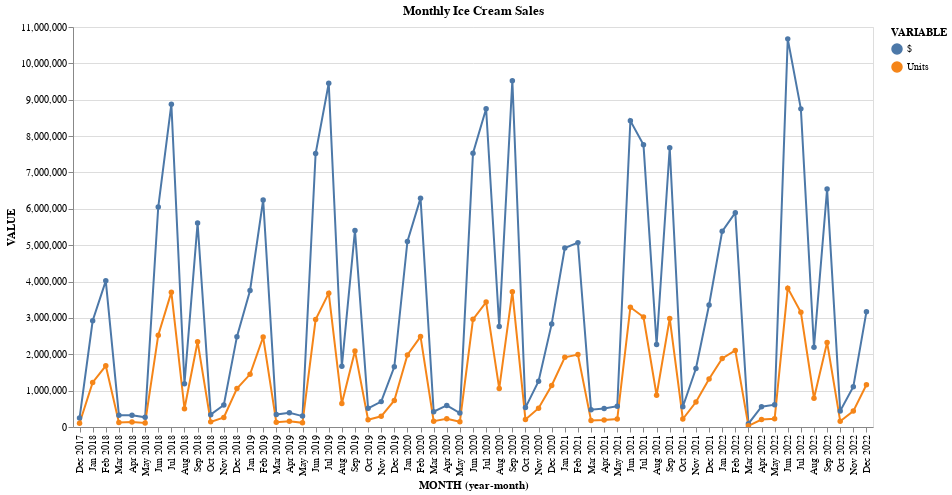

Write notebook code for a chart like this one.
### Code cell
def multiple_line_plot(df, title='Chart', date='date', width=800, height=400):
    """Transforms the dataframe by grouping by month and year and aggregating the numerical values. Then it plots that dataframe to see the monthly values.

    Args:
        df (pandas DataFrame): Data
        title (str, optional): Title of your plot. Defaults to 'Chart'.
        date (str, optional): Date column in your data. Defaults to 'date'.
        width (int, optional): Width of your plot. Defaults to 800.

    Returns:
        altair Chart: Plot of the monthly revenue
    """
    df[date] = pd.to_datetime(df[date])
    sum_of_revenue = df.groupby(by=df[date].dt.strftime('%Y %B')).sum(numeric_only=True).reset_index(drop=False)
    sum_of_revenue[date] = pd.to_datetime(sum_of_revenue[date]).sort_values().reset_index(drop=True)
    sum_of_revenue = sum_of_revenue.rename(columns={date: 'MONTH'})
    df_melt = sum_of_revenue.melt(id_vars='MONTH', var_name='VARIABLE', value_name='VALUE')

    return alt.Chart(df_melt).mark_line(
        color='lightblue',
        point=alt.OverlayMarkDef(color='darkblue'),
        width=30).encode(
            x=alt.X('MONTH:O', timeUnit='yearmonth', axis=alt.Axis(labelAngle=-90)),
            y='VALUE',
            color='VARIABLE'
            ).properties(title=title, width=width, height=height).interactive()

multiple_line_plot(df, title='Monthly Ice Cream Sales', date='Periods', width=800, height=400)

### Figure 1 — Vega-Lite specification as saved in the notebook (floating-point values rounded to 4 significant figures)
{"config": {"view": {"continuousWidth": 400, "continuousHeight": 300}}, "data": {"name": "data-c722e4fca9bf073127c85f6841f471f9"}, "mark": {"type": "line", "color": "lightblue", "point": {"color": "darkblue"}, "width": 30}, "encoding": {"color": {"field": "VARIABLE", "type": "nominal"}, "x": {"axis": {"labelAngle": -90}, "field": "MONTH", "timeUnit": "yearmonth", "type": "ordinal"}, "y": {"field": "VALUE", "type": "quantitative"}}, "height": 400, "selection": {"selector006": {"type": "interval", "bind": "scales", "encodings": ["x", "y"]}}, "title": "Monthly Ice Cream Sales", "width": 800, "$schema": "https://vega.github.io/schema/vega-lite/v4.17.0.json", "datasets": {"data-c722e4fca9bf073127c85f6841f471f9": [{"MONTH": "2017-12-01T00:00:00", "VARIABLE": "$", "VALUE": 246100.0}, {"MONTH": "2018-01-01T00:00:00", "VARIABLE": "$", "VALUE": 2921000.0}, {"MONTH": "2018-02-01T00:00:00", "VARIABLE": "$", "VALUE": 4020000.0}, {"MONTH": "2018-03-01T00:00:00", "VARIABLE": "$", "VALUE": 325800.0}, {"MONTH": "2018-04-01T00:00:00", "VARIABLE": "$", "VALUE": 322000.0}, {"MONTH": "2018-05-01T00:00:00", "VARIABLE": "$", "VALUE": 265100.0}, {"MONTH": "2018-06-01T00:00:00", "VARIABLE": "$", "VALUE": 6049000.0}, {"MONTH": "2018-07-01T00:00:00", "VARIABLE": "$", "VALUE": 8876000.0}, {"MONTH": "2018-08-01T00:00:00", "VARIABLE": "$", "VALUE": 1189000.0}, {"MONTH": "2018-09-01T00:00:00", "VARIABLE": "$", "VALUE": 5609000.0}, {"MONTH": "2018-10-01T00:00:00", "VARIABLE": "$", "VALUE": 339500.0}, {"MONTH": "2018-11-01T00:00:00", "VARIABLE": "$", "VALUE": 604600.0}, {"MONTH": "2018-12-01T00:00:00", "VARIABLE": "$", "VALUE": 2484000.0}, {"MONTH": "2019-01-01T00:00:00", "VARIABLE": "$", "VALUE": 3756000.0}, {"MONTH": "2019-02-01T00:00:00", "VARIABLE": "$", "VALUE": 6244000.0}, {"MONTH": "2019-03-01T00:00:00", "VARIABLE": "$", "VALUE": 342400.0}, {"MONTH": "2019-04-01T00:00:00", "VARIABLE": "$", "VALUE": 392000.0}, {"MONTH": "2019-05-01T00:00:00", "VARIABLE": "$", "VALUE": 299800.0}, {"MONTH": "2019-06-01T00:00:00", "VARIABLE": "$", "VALUE": 7521000.0}, {"MONTH": "2019-07-01T00:00:00", "VARIABLE": "$", "VALUE": 9452000.0}, {"MONTH": "2019-08-01T00:00:00", "VARIABLE": "$", "VALUE": 1669000.0}, {"MONTH": "2019-09-01T00:00:00", "VARIABLE": "$", "VALUE": 5407000.0}, {"MONTH": "2019-10-01T00:00:00", "VARIABLE": "$", "VALUE": 513400.0}, {"MONTH": "2019-11-01T00:00:00", "VARIABLE": "$", "VALUE": 698100.0}, {"MONTH": "2019-12-01T00:00:00", "VARIABLE": "$", "VALUE": 1656000.0}, {"MONTH": "2020-01-01T00:00:00", "VARIABLE": "$", "VALUE": 5103000.0}, {"MONTH": "2020-02-01T00:00:00", "VARIABLE": "$", "VALUE": 6294000.0}, {"MONTH": "2020-03-01T00:00:00", "VARIABLE": "$", "VALUE": 420900.0}, {"MONTH": "2020-04-01T00:00:00", "VARIABLE": "$", "VALUE": 594300.0}, {"MONTH": "2020-05-01T00:00:00", "VARIABLE": "$", "VALUE": 383400.0}, {"MONTH": "2020-06-01T00:00:00", "VARIABLE": "$", "VALUE": 7531000.0}, {"MONTH": "2020-07-01T00:00:00", "VARIABLE": "$", "VALUE": 8753000.0}, {"MONTH": "2020-08-01T00:00:00", "VARIABLE": "$", "VALUE": 2762000.0}, {"MONTH": "2020-09-01T00:00:00", "VARIABLE": "$", "VALUE": 9524000.0}, {"MONTH": "2020-10-01T00:00:00", "VARIABLE": "$", "VALUE": 533800.0}, {"MONTH": "2020-11-01T00:00:00", "VARIABLE": "$", "VALUE": 1260000.0}, {"MONTH": "2020-12-01T00:00:00", "VARIABLE": "$", "VALUE": 2835000.0}, {"MONTH": "2021-01-01T00:00:00", "VARIABLE": "$", "VALUE": 4924000.0}, {"MONTH": "2021-02-01T00:00:00", "VARIABLE": "$", "VALUE": 5070000.0}, {"MONTH": "2021-03-01T00:00:00", "VARIABLE": "$", "VALUE": 476200.0}, {"MONTH": "2021-04-01T00:00:00", "VARIABLE": "$", "VALUE": 508000.0}, {"MONTH": "2021-05-01T00:00:00", "VARIABLE": "$", "VALUE": 571200.0}, {"MONTH": "2021-06-01T00:00:00", "VARIABLE": "$", "VALUE": 8421000.0}, {"MONTH": "2021-07-01T00:00:00", "VARIABLE": "$", "VALUE": 7759000.0}, {"MONTH": "2021-08-01T00:00:00", "VARIABLE": "$", "VALUE": 2268000.0}, {"MONTH": "2021-09-01T00:00:00", "VARIABLE": "$", "VALUE": 7681000.0}, {"MONTH": "2021-10-01T00:00:00", "VARIABLE": "$", "VALUE": 557200.0}, {"MONTH": "2021-11-01T00:00:00", "VARIABLE": "$", "VALUE": 1607000.0}, {"MONTH": "2021-12-01T00:00:00", "VARIABLE": "$", "VALUE": 3356000.0}, {"MONTH": "2022-01-01T00:00:00", "VARIABLE": "$", "VALUE": 5381000.0}, {"MONTH": "2022-02-01T00:00:00", "VARIABLE": "$", "VALUE": 5893000.0}, {"MONTH": "2022-03-01T00:00:00", "VARIABLE": "$", "VALUE": 91140.0}, {"MONTH": "2022-04-01T00:00:00", "VARIABLE": "$", "VALUE": 558700.0}, {"MONTH": "2022-05-01T00:00:00", "VARIABLE": "$", "VALUE": 612800.0}, {"MONTH": "2022-06-01T00:00:00", "VARIABLE": "$", "VALUE": 10670000.0}, {"MONTH": "2022-07-01T00:00:00", "VARIABLE": "$", "VALUE": 8749000.0}, {"MONTH": "2022-08-01T00:00:00", "VARIABLE": "$", "VALUE": 2193000.0}, {"MONTH": "2022-09-01T00:00:00", "VARIABLE": "$", "VALUE": 6543000.0}, {"MONTH": "2022-10-01T00:00:00", "VARIABLE": "$", "VALUE": 441300.0}, {"MONTH": "2022-11-01T00:00:00", "VARIABLE": "$", "VALUE": 1107000.0}, {"MONTH": "2022-12-01T00:00:00", "VARIABLE": "$", "VALUE": 3172000.0}, {"MONTH": "2017-12-01T00:00:00", "VARIABLE": "Units", "VALUE": 104600.0}, {"MONTH": "2018-01-01T00:00:00", "VARIABLE": "Units", "VALUE": 1224000.0}, {"MONTH": "2018-02-01T00:00:00", "VARIABLE": "Units", "VALUE": 1682000.0}, {"MONTH": "2018-03-01T00:00:00", "VARIABLE": "Units", "VALUE": 125400.0}, {"MONTH": "2018-04-01T00:00:00", "VARIABLE": "Units", "VALUE": 136300.0}, {"MONTH": "2018-05-01T00:00:00", "VARIABLE": "Units", "VALUE": 112000.0}, {"MONTH": "2018-06-01T00:00:00", "VARIABLE": "Units", "VALUE": 2526000.0}, {"MONTH": "2018-07-01T00:00:00", "VARIABLE": "Units", "VALUE": 3708000.0}, {"MONTH": "2018-08-01T00:00:00", "VARIABLE": "Units", "VALUE": 502600.0}, {"MONTH": "2018-09-01T00:00:00", "VARIABLE": "Units", "VALUE": 2346000.0}, {"MONTH": "2018-10-01T00:00:00", "VARIABLE": "Units", "VALUE": 141100.0}, {"MONTH": "2018-11-01T00:00:00", "VARIABLE": "Units", "VALUE": 260800.0}, {"MONTH": "2018-12-01T00:00:00", "VARIABLE": "Units", "VALUE": 1059000.0}, {"MONTH": "2019-01-01T00:00:00", "VARIABLE": "Units", "VALUE": 1449000.0}, {"MONTH": "2019-02-01T00:00:00", "VARIABLE": "Units", "VALUE": 2474000.0}, {"MONTH": "2019-03-01T00:00:00", "VARIABLE": "Units", "VALUE": 130700.0}, {"MONTH": "2019-04-01T00:00:00", "VARIABLE": "Units", "VALUE": 155500.0}, {"MONTH": "2019-05-01T00:00:00", "VARIABLE": "Units", "VALUE": 114600.0}, {"MONTH": "2019-06-01T00:00:00", "VARIABLE": "Units", "VALUE": 2954000.0}, {"MONTH": "2019-07-01T00:00:00", "VARIABLE": "Units", "VALUE": 3681000.0}, {"MONTH": "2019-08-01T00:00:00", "VARIABLE": "Units", "VALUE": 645500.0}, {"MONTH": "2019-09-01T00:00:00", "VARIABLE": "Units", "VALUE": 2092000.0}, {"MONTH": "2019-10-01T00:00:00", "VARIABLE": "Units", "VALUE": 201400.0}, {"MONTH": "2019-11-01T00:00:00", "VARIABLE": "Units", "VALUE": 294500.0}, {"MONTH": "2019-12-01T00:00:00", "VARIABLE": "Units", "VALUE": 730100.0}, {"MONTH": "2020-01-01T00:00:00", "VARIABLE": "Units", "VALUE": 1983000.0}, {"MONTH": "2020-02-01T00:00:00", "VARIABLE": "Units", "VALUE": 2488000.0}, {"MONTH": "2020-03-01T00:00:00", "VARIABLE": "Units", "VALUE": 160600.0}, {"MONTH": "2020-04-01T00:00:00", "VARIABLE": "Units", "VALUE": 225500.0}, {"MONTH": "2020-05-01T00:00:00", "VARIABLE": "Units", "VALUE": 145200.0}, {"MONTH": "2020-06-01T00:00:00", "VARIABLE": "Units", "VALUE": 2962000.0}, {"MONTH": "2020-07-01T00:00:00", "VARIABLE": "Units", "VALUE": 3434000.0}, {"MONTH": "2020-08-01T00:00:00", "VARIABLE": "Units", "VALUE": 1057000.0}, {"MONTH": "2020-09-01T00:00:00", "VARIABLE": "Units", "VALUE": 3718000.0}, {"MONTH": "2020-10-01T00:00:00", "VARIABLE": "Units", "VALUE": 208400.0}, {"MONTH": "2020-11-01T00:00:00", "VARIABLE": "Units", "VALUE": 517400.0}, {"MONTH": "2020-12-01T00:00:00", "VARIABLE": "Units", "VALUE": 1140000.0}, {"MONTH": "2021-01-01T00:00:00", "VARIABLE": "Units", "VALUE": 1917000.0}, {"MONTH": "2021-02-01T00:00:00", "VARIABLE": "Units", "VALUE": 1992000.0}, {"MONTH": "2021-03-01T00:00:00", "VARIABLE": "Units", "VALUE": 179900.0}, {"MONTH": "2021-04-01T00:00:00", "VARIABLE": "Units", "VALUE": 193400.0}, {"MONTH": "2021-05-01T00:00:00", "VARIABLE": "Units", "VALUE": 217300.0}, {"MONTH": "2021-06-01T00:00:00", "VARIABLE": "Units", "VALUE": 3294000.0}, {"MONTH": "2021-07-01T00:00:00", "VARIABLE": "Units", "VALUE": 3024000.0}, {"MONTH": "2021-08-01T00:00:00", "VARIABLE": "Units", "VALUE": 872100.0}, {"MONTH": "2021-09-01T00:00:00", "VARIABLE": "Units", "VALUE": 2987000.0}, {"MONTH": "2021-10-01T00:00:00", "VARIABLE": "Units", "VALUE": 220400.0}, {"MONTH": "2021-11-01T00:00:00", "VARIABLE": "Units", "VALUE": 686700.0}, {"MONTH": "2021-12-01T00:00:00", "VARIABLE": "Units", "VALUE": 1320000.0}, {"MONTH": "2022-01-01T00:00:00", "VARIABLE": "Units", "VALUE": 1885000.0}, {"MONTH": "2022-02-01T00:00:00", "VARIABLE": "Units", "VALUE": 2106000.0}, {"MONTH": "2022-03-01T00:00:00", "VARIABLE": "Units", "VALUE": 32180.0}, {"MONTH": "2022-04-01T00:00:00", "VARIABLE": "Units", "VALUE": 203300.0}, {"MONTH": "2022-05-01T00:00:00", "VARIABLE": "Units", "VALUE": 224100.0}, {"MONTH": "2022-06-01T00:00:00", "VARIABLE": "Units", "VALUE": 3818000.0}, {"MONTH": "2022-07-01T00:00:00", "VARIABLE": "Units", "VALUE": 3154000.0}, {"MONTH": "2022-08-01T00:00:00", "VARIABLE": "Units", "VALUE": 790200.0}, {"MONTH": "2022-09-01T00:00:00", "VARIABLE": "Units", "VALUE": 2325000.0}, {"MONTH": "2022-10-01T00:00:00", "VARIABLE": "Units", "VALUE": 158800.0}, {"MONTH": "2022-11-01T00:00:00", "VARIABLE": "Units", "VALUE": 437400.0}, {"MONTH": "2022-12-01T00:00:00", "VARIABLE": "Units", "VALUE": 1164000.0}]}}
